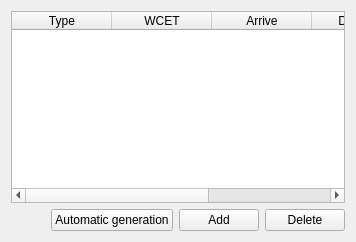
      <widget class="QWidget" name="tab_tasks">
       <attribute name="title">
        <string>Tasks</string>
       </attribute>
       <layout class="QVBoxLayout" name="verticalLayout">
        <item>
         <widget class="QTableWidget" name="tableWidget_tasks_list">
          <property name="tabKeyNavigation">
           <bool>true</bool>
          </property>
          <property name="selectionMode">
           <enum>QAbstractItemView::SingleSelection</enum>
          </property>
          <property name="selectionBehavior">
           <enum>QAbstractItemView::SelectRows</enum>
          </property>
          <attribute name="horizontalHeaderCascadingSectionResizes">
           <bool>false</bool>
          </attribute>
          <column>
           <property name="text">
            <string>Type</string>
           </property>
          </column>
          <column>
           <property name="text">
            <string>WCET</string>
           </property>
          </column>
          <column>
           <property name="text">
            <string>Arrive</string>
           </property>
          </column>
          <column>
           <property name="text">
            <string>Deadline</string>
           </property>
          </column>
          <column>
           <property name="text">
            <string>Energy</string>
           </property>
          </column>
         </widget>
        </item>
        <item>
         <layout class="QHBoxLayout" name="horizontalLayout_2">
          <item>
           <spacer name="horizontalSpacer_2">
            <property name="orientation">
             <enum>Qt::Horizontal</enum>
            </property>
            <property name="sizeHint" stdset="0">
             <size>
              <width>40</width>
              <height>20</height>
             </size>
            </property>
           </spacer>
          </item>
          <item>
           <widget class="QPushButton" name="pushButton_tasks_automatic">
            <property name="text">
             <string>Automatic generation</string>
            </property>
           </widget>
          </item>
          <item>
           <widget class="QPushButton" name="pushButton_tasks_add">
            <property name="text">
             <string>Add</string>
            </property>
           </widget>
          </item>
          <item>
           <widget class="QPushButton" name="pushButton_tasks_delete">
            <property name="text">
             <string>Delete</string>
            </property>
           </widget>
          </item>
         </layout>
        </item>
       </layout>
      </widget>
